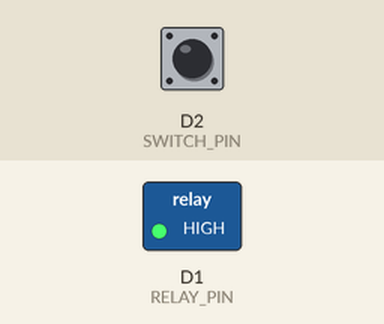
Simulated run of this sketch. Board: ESP8266 (NodeMCU). Shown: switched loads named in the sketch (green lamp = pin HIGH). The inputs (shaded band) are chosen by the test bench; at power-on: D2 (SWITCH_PIN) HIGH. WiFi joins after 1.5 s; servers stay silent unless stated.

Above: at 2.7 s.
2.8 s: D2 (SWITCH_PIN) pulled LOW for 0.15 s
At 3.6 s:
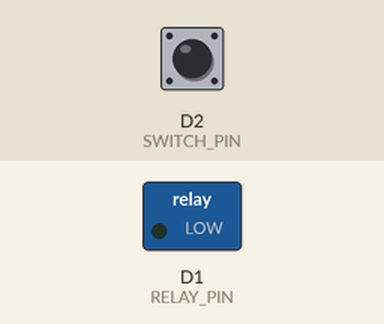
4.4 s: D2 (SWITCH_PIN) pulled LOW for 1 s
At 4.8 s:
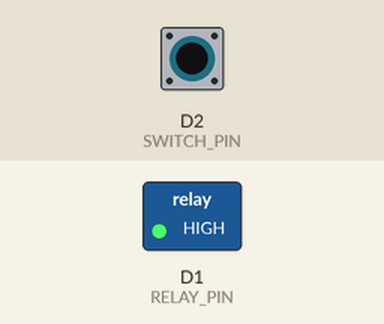
6.9 s: D2 (SWITCH_PIN) pulled LOW for 3.2 s
At 7.8 s:
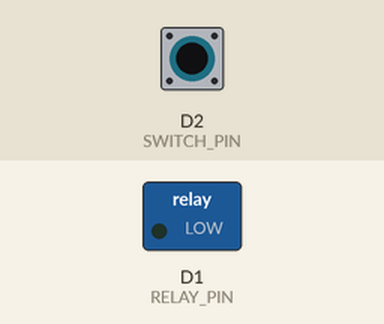
Timing chart, 0 to 9.9 s (numbered marks = the images above; inputs shaded):
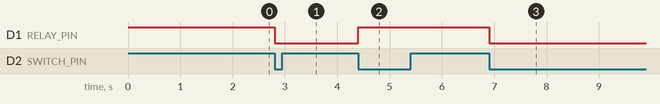

Measured:
- after the input at 2.8 s, D1 (RELAY_PIN): HIGH → LOW at once
- after the input at 4.4 s, D1 (RELAY_PIN): LOW → HIGH at once
- after the input at 6.9 s, D1 (RELAY_PIN): HIGH → LOW at once

The sketch:

sketch_dec25a.ino
```cpp
#include <ESP8266WiFi.h>
#include <SinricPro.h>
#include <SinricProSwitch.h>

/************ WIFI ************/
#define WIFI_SSID     "1ST FLOOR"
#define WIFI_PASS     "Cg07la7336"

/************ SINRIC PRO CREDENTIALS ************/
#define APP_KEY       "ae952b5b-fc30-4d25-91bb-adac457d6cbe"
#define APP_SECRET    "25f43eba-596e-44e0-bc02-f49575cd2af3-ffad9d04-c3ae-484e-9d9f-fdc018095205"
#define DEVICE_ID     "694cc06d6ebb39d664d3eb37"

/************ PINS ************/
#define RELAY_PIN   D1
#define SWITCH_PIN  D2

/************ VARIABLES ************/
bool relayState = false;
bool lastSwitchState = HIGH;

/************ ALEXA / APP CALLBACK ************/
bool onPowerState(const String &deviceId, bool &state) {
  relayState = state;
  digitalWrite(RELAY_PIN, relayState ? LOW : HIGH);
  return true;
}

/************ WIFI CONNECT ************/
void setupWiFi() {
  WiFi.begin(WIFI_SSID, WIFI_PASS);
  while (WiFi.status() != WL_CONNECTED) {
    delay(500);
  }
}

/************ SINRIC SETUP ************/
void setupSinric() {
  SinricProSwitch &mySwitch = SinricPro[DEVICE_ID];
  mySwitch.onPowerState(onPowerState);

  SinricPro.begin(APP_KEY, APP_SECRET);
}

/************ MANUAL SWITCH ************/
void checkPhysicalSwitch() {
  bool currentState = digitalRead(SWITCH_PIN);

  if (lastSwitchState == HIGH && currentState == LOW) {
    relayState = !relayState;
    digitalWrite(RELAY_PIN, relayState ? LOW : HIGH);

    // 🔁 Sync back to Alexa + App
    SinricProSwitch &mySwitch = SinricPro[DEVICE_ID];
    mySwitch.sendPowerStateEvent(relayState);

    delay(300); // debounce
  }
  lastSwitchState = currentState;
}

/************ SETUP ************/
void setup() {
  pinMode(RELAY_PIN, OUTPUT);
  pinMode(SWITCH_PIN, INPUT_PULLUP);
  digitalWrite(RELAY_PIN, HIGH); // OFF initially

  Serial.begin(9600);

  setupWiFi();
  setupSinric();
}

/************ LOOP ************/
void loop() {
  SinricPro.handle();
  checkPhysicalSwitch();
}
```
